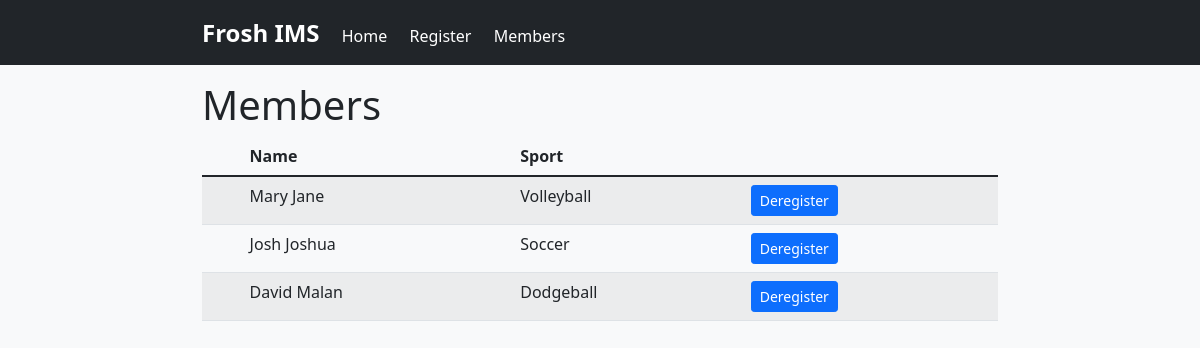
The app's page /members, older data.
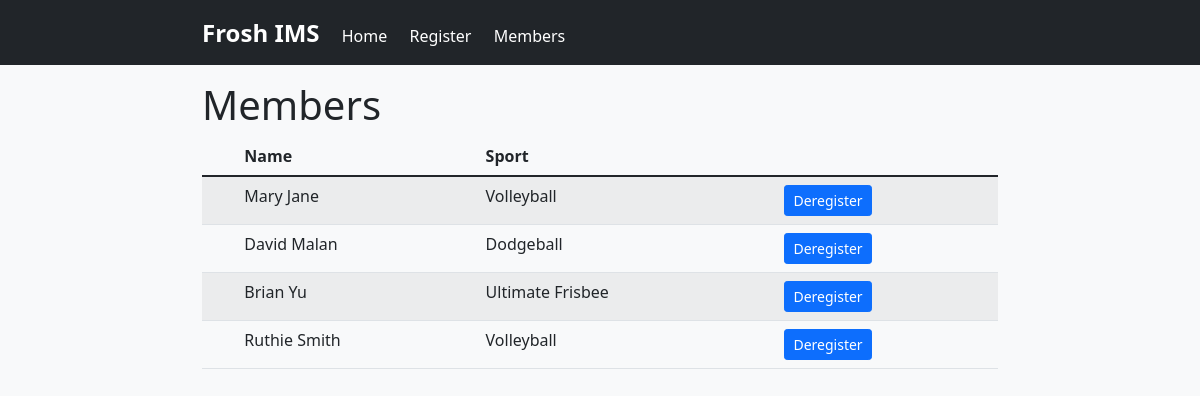
The same page, newer data.
### tables this page shows
CREATE TABLE members (id INTEGER, name TEXT, sport TEXT, PRIMARY KEY(id));

### app.py (the view)
@app.route("/members")
def members():
    db = SQL.connect("froshims.db")
    db.row_factory = SQL.Row
    MEMBERS = db.execute("SELECT * FROM members").fetchall()
    db.close()
    return render_template("members.html", members=MEMBERS)

### templates/members.html (shortened to what this page needs)
{% extends "layout.html" %}
{% block body %}
<section>
  <h1>Members</h1>
  {% if members|length > 0 %}
  <table class="table table-striped">
    <thead>
      <tr>
        <th scope="col"></th>
        <th scope="col">Name</th>
        <th scope="col">Sport</th>
        <th scope="col"></th>
      </tr>
    </thead>
    <tbody>
      {% for member in members %}
      <tr>
        <th scope="row"></th>
        <td>{{ member.name }}</td>
        <td>{{ member.sport }}</td>
        <td>
          <form class="" action="/deregister" method="post">
            <button type="submit" class="btn btn-primary btn-sm">Deregister</button>
          </form>
        </td>
      </tr>
      {% endfor %}
    </tbody>
  </table>
  {% else %}
  <div class="alert alert-info" role="alert">
    No member available
  </div>
  {% endif %}
</section>
{% endblock %}

### templates/layout.html (shortened to what this page needs)
<!DOCTYPE html>
<html lang="en" dir="ltr">
  <head>
    <link href="https://cdn.jsdelivr.net/npm/bootstrap@5.1.3/dist/css/bootstrap.min.css" rel="stylesheet"
>
    <link href="../static/css/styles.css" rel="stylesheet">
  </head>
  <body>
    <div class="page">
      <nav class="bg-dark">
        <ul class="menu-items">
          <li class="nav-item gdk-logo"><a href="/">Frosh IMS</a></li>
          <li class="nav-item active"><a href="/">Home</a></li>
          <li class="nav-item"><a href="{{ url_for('register') }}">Register</a></li>
          <li class="nav-item"><a href="{{ url_for('members') }}">Members</a></li>
        </ul>
      </nav>
      <main>
        {% block body %}{% endblock %}
      </main>
    </div>
  </body>
</html>

### static/css/styles.css (style rules this page uses)
.page { min-height: 100vh; width: 100%; padding-bottom: 24px; background-color: #f8f9fa; line-height: normal; }
main { min-height: 93vh; width: 100%; max-width: 860px; font-size: 16px; margin-bottom: 12px; margin: auto; padding: 16px 32px; }
.menu-items { width: 100%; max-width: 860px; margin: 0 auto; font-size: 16px; padding: 16px 32px; color: #ffffff; }
.menu-items li { display: inline; padding-left: 18px; }
.menu-items li:first-child { padding-left: 0; }
.menu-items li a, .on-handset { text-decoration: none; color: #ffffff; }
.gdk-logo { font-size: 24px; font-weight: bold; }

Row changes from the older to the newer data that the page shows:
removed members: name "Josh Joshua", sport "Soccer"
added members: name "Brian Yu", sport "Ultimate Frisbee"
added members: name "Ruthie Smith", sport "Volleyball"
